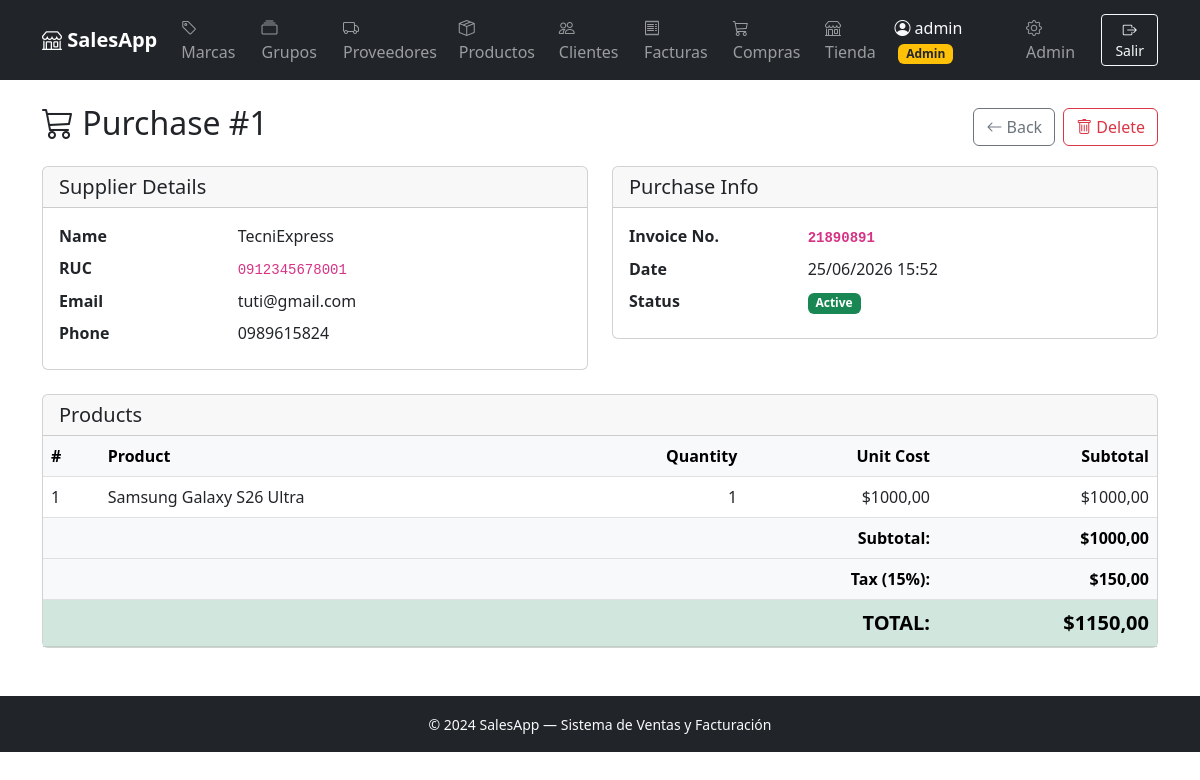
The page /purchases/1/ (signed in) on the database its author committed.
### purchasing/models.py (models this page shows, shortened)
class Purchase(models.Model):
    supplier = models.ForeignKey(
        Supplier, on_delete=models.PROTECT, related_name='purchases'
    )
    document_number = models.CharField(max_length=20, verbose_name='Supplier Invoice No.')
    purchase_date = models.DateTimeField(auto_now_add=True)
    subtotal = models.DecimalField(max_digits=12, decimal_places=2, default=Decimal('0.00'))
    tax = models.DecimalField(max_digits=12, decimal_places=2, default=Decimal('0.00'))
    total = models.DecimalField(max_digits=12, decimal_places=2, default=Decimal('0.00'))
    is_active = models.BooleanField(default=True)
    class Meta:
        verbose_name = 'Purchase'
        verbose_name_plural = 'Purchases'
        ordering = ['-purchase_date']
        constraints = [
            models.UniqueConstraint(
                fields=['supplier', 'document_number'],
                name='unique_supplier_document_number',
            )
        ]

class PurchaseDetail(models.Model):
    purchase = models.ForeignKey(
        Purchase, on_delete=models.CASCADE, related_name='details'
    )
    product = models.ForeignKey(
        Product, on_delete=models.PROTECT, related_name='purchase_details'
    )
    quantity = models.PositiveIntegerField(default=1)
    unit_cost = models.DecimalField(max_digits=12, decimal_places=2)
    subtotal = models.DecimalField(
        max_digits=12, decimal_places=2, default=Decimal('0.00')
    )

### billing/models.py (models this page shows, shortened)
class Supplier(models.Model):
    name = models.CharField(max_length=200, verbose_name='Nombre')
    ruc = models.CharField(max_length=13, unique=True, verbose_name='RUC')
    phone = models.CharField(max_length=20, blank=True, verbose_name='Teléfono')
    email = models.EmailField(blank=True, verbose_name='Email')
    address = models.TextField(blank=True, verbose_name='Dirección')
    class Meta:
        verbose_name = 'Proveedor'
        verbose_name_plural = 'Proveedores'
        ordering = ['name']

class Product(models.Model):
    name = models.CharField(max_length=200, verbose_name='Nombre')
    code = models.CharField(max_length=50, unique=True, verbose_name='Código')
    description = models.TextField(blank=True, verbose_name='Descripción')
    price = models.DecimalField(max_digits=10, decimal_places=2, verbose_name='Precio')
    stock = models.PositiveIntegerField(default=0, verbose_name='Stock')
    image = models.ImageField(
        upload_to='products/',
        blank=True,
        null=True,
        verbose_name='Imagen',
    )
    brand = models.ForeignKey(Brand, on_delete=models.PROTECT, verbose_name='Marca')
    group = models.ForeignKey(ProductGroup, on_delete=models.PROTECT, verbose_name='Grupo')
    suppliers = models.ManyToManyField(Supplier, blank=True, verbose_name='Proveedores')
    class Meta:
        verbose_name = 'Producto'
        verbose_name_plural = 'Productos'
        ordering = ['name']

### purchasing/views.py (the view)
# urls.py: path('<int:pk>/', views.purchase_detail, name='purchase_detail'),
@login_required
@staff_required
def purchase_detail(request, pk):
    purchase = get_object_or_404(
        Purchase.objects.select_related('supplier').prefetch_related('details__product'),
        pk=pk,
    )
    return render(request, 'purchasing/purchase_detail.html', {'purchase': purchase})

### billing/context_processors.py (called while the page is built)
def cart_count(request):
    cart = request.session.get('cart', {})
    return {'cart_count': sum(v['qty'] for v in cart.values())}

### purchasing/views.py (called while the page is built)
def staff_required(view_func):
    @wraps(view_func)
    def wrapper(request, *args, **kwargs):
        if not request.user.is_staff:
            messages.error(request, 'Solo el personal autorizado puede acceder a esa sección.')
            return redirect('billing:shop_catalog')
        return view_func(request, *args, **kwargs)
    return wrapper

### purchasing/templates/purchasing/purchase_detail.html (shortened to what this page needs)
{% extends "billing/base.html" %}
{% block content %}
<div class="d-flex justify-content-between align-items-center mb-3">
  <h2><i class="bi bi-cart3"></i> Purchase #{{ purchase.id }}</h2>
  <div class="d-flex gap-2">
    <a href="{% url 'purchasing:purchase_list' %}" class="btn btn-outline-secondary">
      <i class="bi bi-arrow-left"></i> Back
    </a>
    <a href="{% url 'purchasing:purchase_delete' purchase.pk %}" class="btn btn-outline-danger">
      <i class="bi bi-trash"></i> Delete
    </a>
  </div>
</div>
<div class="row g-4 mb-4">
  <div class="col-md-6">
    <div class="card">
      <div class="card-header"><h5 class="mb-0">Supplier Details</h5></div>
      <div class="card-body">
        <dl class="row mb-0">
          <dt class="col-sm-4">Name</dt>
          <dd class="col-sm-8">{{ purchase.supplier.name }}</dd>
          <dt class="col-sm-4">RUC</dt>
          <dd class="col-sm-8"><code>{{ purchase.supplier.ruc }}</code></dd>
          <dt class="col-sm-4">Email</dt>
          <dd class="col-sm-8">{{ purchase.supplier.email|default:"—" }}</dd>
          <dt class="col-sm-4">Phone</dt>
          <dd class="col-sm-8">{{ purchase.supplier.phone|default:"—" }}</dd>
        </dl>
      </div>
    </div>
  </div>
  <div class="col-md-6">
    <div class="card">
      <div class="card-header"><h5 class="mb-0">Purchase Info</h5></div>
      <div class="card-body">
        <dl class="row mb-0">
          <dt class="col-sm-4">Invoice No.</dt>
          <dd class="col-sm-8"><strong><code>{{ purchase.document_number }}</code></strong></dd>
          <dt class="col-sm-4">Date</dt>
          <dd class="col-sm-8">{{ purchase.purchase_date|date:"d/m/Y H:i" }}</dd>
          <dt class="col-sm-4">Status</dt>
          <dd class="col-sm-8">
            {% if purchase.is_active %}
              <span class="badge bg-success">Active</span>
            {% else %}
              <span class="badge bg-secondary">Inactive</span>
            {% endif %}
          </dd>
        </dl>
      </div>
    </div>
  </div>
</div>
<div class="card">
  <div class="card-header"><h5 class="mb-0">Products</h5></div>
  <div class="card-body p-0">
    <table class="table mb-0">
      <thead class="table-light">
        <tr>
          <th>#</th>
          <th>Product</th>
          <th class="text-end">Quantity</th>
          <th class="text-end">Unit Cost</th>
          <th class="text-end">Subtotal</th>
        </tr>
      </thead>
      <tbody>
        {% for detail in purchase.details.all %}
        <tr>
          <td>{{ forloop.counter }}</td>
          <td>{{ detail.product.name }}</td>
          <td class="text-end">{{ detail.quantity }}</td>
          <td class="text-end">${{ detail.unit_cost }}</td>
          <td class="text-end">${{ detail.subtotal }}</td>
        </tr>
        {% empty %}
        <tr><td colspan="5" class="text-center text-muted py-3">No lines.</td></tr>
        {% endfor %}
      </tbody>
      <tfoot class="table-light fw-bold">
        <tr>
          <td colspan="4" class="text-end">Subtotal:</td>
          <td class="text-end">${{ purchase.subtotal }}</td>
        </tr>
        <tr>
          <td colspan="4" class="text-end">Tax (15%):</td>
          <td class="text-end">${{ purchase.tax }}</td>
        </tr>
        <tr class="table-success">
          <td colspan="4" class="text-end fs-5">TOTAL:</td>
          <td class="text-end fs-5">${{ purchase.total }}</td>
        </tr>
      </tfoot>
    </table>
  </div>
</div>
{% endblock %}

### billing/templates/billing/base.html (shortened to what this page needs)
<!DOCTYPE html>
<html lang="es">
<head>
  <link href="https://cdn.jsdelivr.net/npm/bootstrap@5.3.0/dist/css/bootstrap.min.css" rel="stylesheet">
  <link href="https://cdn.jsdelivr.net/npm/bootstrap-icons@1.11.0/font/bootstrap-icons.css" rel="stylesheet">
</head>
<body>
<nav class="navbar navbar-expand-lg navbar-dark bg-dark">
  <div class="container">
    <a class="navbar-brand fw-bold" href="{% if user.is_staff %}{% url 'billing:home' %}{% else %}{% url 'billing:shop_catalog' %}{% endif %}">
      <i class="bi bi-shop"></i> SalesApp
    </a>
    <div class="collapse navbar-collapse" id="navMenu">
      {% if user.is_authenticated %}
      {% if user.is_staff %}
      <ul class="navbar-nav me-auto">
        <li class="nav-item">
          <a class="nav-link" href="{% url 'billing:brand_list' %}"><i class="bi bi-tag"></i> Marcas</a>
        </li>
        <li class="nav-item">
          <a class="nav-link" href="{% url 'billing:productgroup_list' %}"><i class="bi bi-collection"></i> Grupos</a>
        </li>
        <li class="nav-item">
          <a class="nav-link" href="{% url 'billing:supplier_list' %}"><i class="bi bi-truck"></i> Proveedores</a>
        </li>
        <li class="nav-item">
          <a class="nav-link" href="{% url 'billing:product_list' %}"><i class="bi bi-box-seam"></i> Productos</a>
        </li>
        <li class="nav-item">
          <a class="nav-link" href="{% url 'billing:customer_list' %}"><i class="bi bi-people"></i> Clientes</a>
        </li>
        <li class="nav-item">
          <a class="nav-link" href="{% url 'billing:invoice_list' %}"><i class="bi bi-receipt"></i> Facturas</a>
        </li>
        <li class="nav-item">
          <a class="nav-link" href="{% url 'purchasing:purchase_list' %}"><i class="bi bi-cart3"></i> Compras</a>
        </li>
        <li class="nav-item">
          <a class="nav-link" href="{% url 'billing:shop_catalog' %}"><i class="bi bi-shop"></i> Tienda</a>
        </li>
      </ul>
      {% endif %}
      <ul class="navbar-nav ms-auto align-items-center">
        <li class="nav-item me-2">
          <span class="navbar-text text-light">
            <i class="bi bi-person-circle"></i> {{ user.get_full_name|default:user.username }}
            {% if user.is_staff %}<span class="badge bg-warning text-dark ms-1">Admin</span>{% endif %}
          </span>
        </li>
        {% if user.is_staff %}
        <li class="nav-item me-2">
          <a class="nav-link" href="/admin/"><i class="bi bi-gear"></i> Admin</a>
        </li>
        {% endif %}
        <li class="nav-item">
          <form method="post" action="{% url 'logout' %}" class="d-inline">
            <button type="submit" class="btn btn-outline-light btn-sm">
              <i class="bi bi-box-arrow-right"></i> Salir
            </button>
          </form>
        </li>
      </ul>
      {% endif %}
    </div>
  </div>
</nav>
<div class="container mt-4">
  {% block content %}{% endblock %}
</div>
<footer class="bg-dark text-light text-center py-3 mt-5">
  <small>&copy; 2024 SalesApp &mdash; Sistema de Ventas y Facturación</small>
</footer>
</body>
</html>

### rows shown on the page
Purchase: id "1", supplier.name "TecniExpress", supplier.ruc "0912345678001", supplier.email "tuti@gmail.com", supplier.phone "0989615824", document_number "21890891", purchase_date "25/06/2026 15:52", subtotal "1000,00", tax "150,00", total "1150,00"
PurchaseDetail: product.name "Samsung Galaxy S26 Ultra", quantity "1", unit_cost "1000,00", subtotal "1000,00"

### other values the page prints
{{ user.get_full_name|default:user.username }} "admin"
